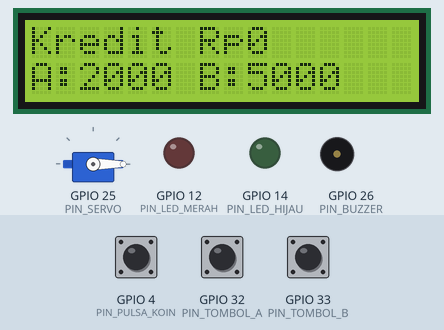
This sketch was run on a simulated ESP32. Parts: 16×2 character LCD, servo, output pins drawn as LEDs (lit = HIGH), buzzer (waves = sounding, pin HIGH). The inputs (shaded band) are chosen by the test bench; at power-on: GPIO 32 (PIN_TOMBOL_A) HIGH, GPIO 33 (PIN_TOMBOL_B) HIGH, GPIO 4 (PIN_PULSA_KOIN) HIGH. What the sketch prints to the serial monitor is not drawn.

Above: at 1.2 s.
1.3 s: GPIO 32 (PIN_TOMBOL_A) pulled LOW for 0.15 s
At 1.51 s:
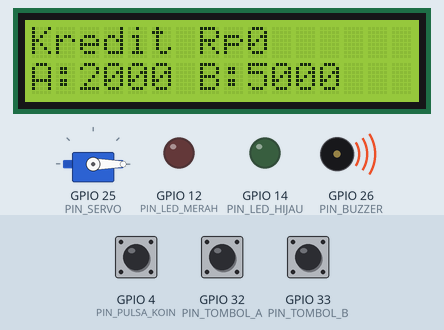
2.0 s: GPIO 33 (PIN_TOMBOL_B) pulled LOW for 0.15 s
At 2.21 s:
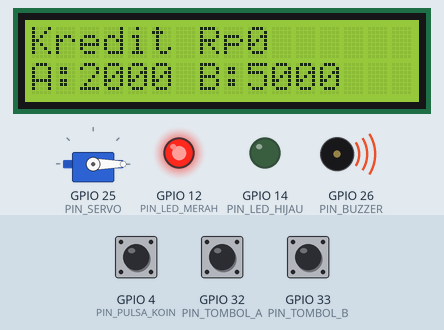
2.7 s: GPIO 4 (PIN_PULSA_KOIN) pulled LOW for 0.15 s
At 4.1 s:
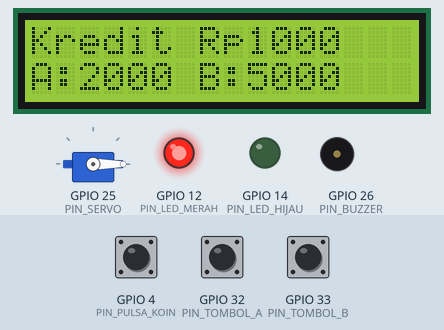
5.8 s: GPIO 4 (PIN_PULSA_KOIN) pulled LOW for 1 s
At 6.5 s:
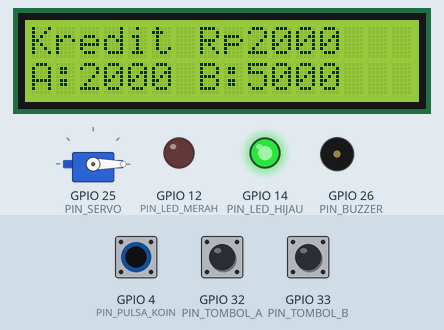
8.3 s: GPIO 32 (PIN_TOMBOL_A) pulled LOW for 1 s
At 9.38 s:
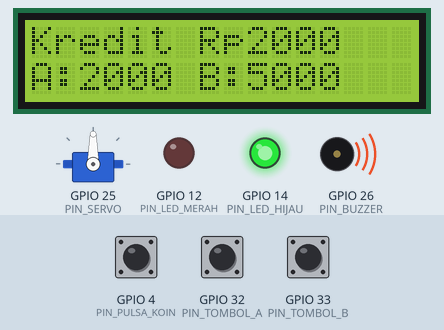
10.9 s: GPIO 32 (PIN_TOMBOL_A) pulled LOW for 3.2 s
At 15.5 s:
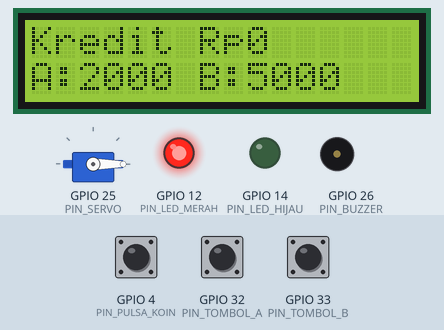
Timing chart, 0 to 17.9 s (numbered marks = the images above; inputs shaded):
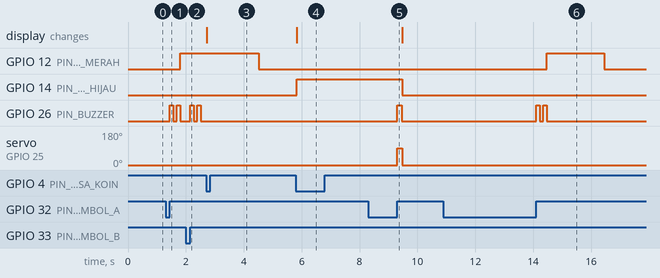

Measured:
- after the input at 1.3 s, GPIO 12 (PIN_LED_MERAH): LOW → HIGH after 0.51 s; GPIO 26 (PIN_BUZZER): alternates HIGH for 0.12 s and LOW for 0.12 s, starting after 0.15 s
- after the input at 2.0 s, GPIO 26 (PIN_BUZZER): alternates HIGH for 0.12 s and LOW for 0.12 s, starting after 0.15 s
- after the input at 2.7 s, the display: changes at once (image 3)
- after the input at 5.8 s, GPIO 14 (PIN_LED_HIJAU): LOW → HIGH at once; the display: changes at once (image 4)
- after the input at 8.3 s, GPIO 14 (PIN_LED_HIJAU): HIGH → LOW after 1.2 s; GPIO 26 (PIN_BUZZER): LOW → HIGH after 1.0 s, → LOW 0.15 s later; servo on GPIO 25 (PIN_SERVO): 0° → 90° after 1.0 s, → 0° 0.18 s later
- after the input at 10.9 s, GPIO 12 (PIN_LED_MERAH): LOW → HIGH after 3.6 s, → LOW 2.0 s later; GPIO 26 (PIN_BUZZER): alternates HIGH for 0.12 s and LOW for 0.12 s, 4 changes in all, then stays LOW, starting after 3.2 s

The sketch:

VendingMachineMiniServo.ino
```cpp
// VendingMachineMiniServo.ino — Vending machine mini berbasis ESP32.
//
// Cara kerja:
//   1. Masukkan koin ke penerima koin (coin acceptor). Setiap pulsa yang
//      dikirim penerima koin dihitung lewat interupsi dan menambah kredit
//      sebesar NILAI_PER_PULSA.
//   2. LCD menampilkan kredit saat ini dan harga kedua produk.
//   3. Tekan tombol A (Rp2000) atau tombol B (Rp5000). Bila kredit cukup,
//      servo SG90 memutar pintu keluar selama WAKTU_PENGELUARAN_MS,
//      camilan jatuh, kredit berkurang, buzzer berbunyi sekali.
//      Bila kredit kurang, buzzer berbunyi dua kali dan LED merah menyala.
//   4. LED hijau menyala bila kredit cukup untuk produk termurah.
//
// Pinout (HARUS sama dengan skema di schematic.png):
//   GPIO4  <- pulsa penerima koin (interupsi, aktif LOW, 1 pulsa = Rp1000)
//   GPIO32 <- tombol produk A (Rp2000, INPUT_PULLUP, aktif LOW)
//   GPIO33 <- tombol produk B (Rp5000, INPUT_PULLUP, aktif LOW)
//   GPIO25 -> servo SG90 (PWM 50 Hz, 0-180 derajat)
//   GPIO21 -> LCD I2C SDA, GPIO22 -> LCD I2C SCL (alamat 0x27)
//   GPIO26 -> buzzer aktif HIGH
//   GPIO14 -> LED hijau (kredit cukup) lewat resistor 220 ohm ke GND
//   GPIO12 -> LED merah (kredit kurang) lewat resistor 220 ohm ke GND
//
// Library yang dibutuhkan (lihat folder libraries/ di repo):
//   - LiquidCrystal_I2C 1.1.2
//   - ESP32Servo 3.2.1
//
// Catu daya: ESP32 + LCD + servo dari USB 5V. Servo SG90 menarik arus
// sampai ~500 mA saat memutar — JANGAN catu servo dari pin 3V3 ESP32,
// pakai rel 5V (VIN) dan GND yang sama.

#include <Wire.h>
#include <LiquidCrystal_I2C.h>
#include <ESP32Servo.h>

// -------------------- pin --------------------
const uint8_t PIN_PULSA_KOIN   = 4;   // interupsi, aktif LOW
const uint8_t PIN_TOMBOL_A     = 32;  // produk A, INPUT_PULLUP
const uint8_t PIN_TOMBOL_B     = 33;  // produk B, INPUT_PULLUP
const uint8_t PIN_SERVO        = 25;
const uint8_t PIN_BUZZER       = 26;
const uint8_t PIN_LED_HIJAU    = 14;
const uint8_t PIN_LED_MERAH    = 12;
const uint8_t PIN_SDA_LCD      = 21;
const uint8_t PIN_SCL_LCD      = 22;

// -------------------- konfigurasi --------------------
const unsigned long NILAI_PER_PULSA_RP   = 1000;  // 1 pulsa koin = Rp1000
const unsigned long HARGA_PRODUK_A_RP    = 2000;  // produk A
const unsigned long HARGA_PRODUK_B_RP    = 5000;  // produk B
const unsigned long DEBOUNCE_PULSA_MS    = 30;    // anti pantulan pulsa koin
const unsigned long DEBOUNCE_TOMBOL_MS   = 50;    // anti pantulan tombol
const unsigned long WAKTU_PENGELUARAN_MS = 1500;  // servo menahan pintu terbuka
const uint8_t       ALAMAT_LCD           = 0x27;
const uint8_t       KOLOM_LCD            = 16;
const uint8_t       BARIS_LCD            = 2;
const int           SUDUT_SERVO_TUTUP    = 0;     // pintu tertutup
const int           SUDUT_SERVO_BUKA     = 90;    // pintu terbuka
const unsigned long WAKTU_LED_MERAH_MS   = 2000;  // LED merah menyala 2 detik

// -------------------- objek --------------------
LiquidCrystal_I2C lcd(ALAMAT_LCD, KOLOM_LCD, BARIS_LCD);
Servo servoPintu;

// -------------------- state --------------------
// Dihitung di ISR — wajib volatile.
volatile unsigned long jumlahPulsa = 0;
volatile unsigned long waktuPulsaTerakhirMs = 0;

unsigned long kreditRp = 0;
unsigned long waktuLedMerahMatiMs = 0;
bool sedangMengeluarkan = false;
unsigned long waktuMulaiKeluarkanMs = 0;

// Debounce tombol (non-blocking, per tombol).
struct Tombol {
  uint8_t pin;
  bool keadaanTerakhir;
  unsigned long waktuPerubahanTerakhirMs;
};

Tombol tombolA = {PIN_TOMBOL_A, HIGH, 0};
Tombol tombolB = {PIN_TOMBOL_B, HIGH, 0};

// -------------------- interupsi pulsa koin --------------------
void IRAM_ATTR saatPulsaKoin() {
  unsigned long sekarang = millis();
  if (sekarang - waktuPulsaTerakhirMs >= DEBOUNCE_PULSA_MS) {
    jumlahPulsa++;
    waktuPulsaTerakhirMs = sekarang;
  }
}

// -------------------- buzzer --------------------
void bunyiBuzzer(unsigned int durasiMs) {
  digitalWrite(PIN_BUZZER, HIGH);
  delay(durasiMs);
  digitalWrite(PIN_BUZZER, LOW);
}

void bunyiSukses() {
  bunyiBuzzer(150);
}

void bunyiGagal() {
  bunyiBuzzer(120);
  delay(120);
  bunyiBuzzer(120);
}

// -------------------- LCD --------------------
void tampilkanLcd() {
  lcd.clear();
  lcd.setCursor(0, 0);
  lcd.print("Kredit Rp");
  lcd.print(kreditRp);
  lcd.setCursor(0, 1);
  lcd.print("A:2000 B:5000");
}

// -------------------- pengeluaran produk --------------------
void mulaiKeluarkanProduk(unsigned long hargaRp) {
  kreditRp -= hargaRp;
  sedangMengeluarkan = true;
  waktuMulaiKeluarkanMs = millis();
  servoPintu.write(SUDUT_SERVO_BUKA);
  bunyiSukses();
  tampilkanLcd();
}

void cobaBeli(unsigned long hargaRp) {
  if (sedangMengeluarkan) {
    return;  // servo masih bekerja, abaikan tombol
  }
  if (kreditRp >= hargaRp) {
    mulaiKeluarkanProduk(hargaRp);
  } else {
    // Kredit kurang: bunyi dua kali + LED merah 2 detik.
    bunyiGagal();
    digitalWrite(PIN_LED_MERAH, HIGH);
    waktuLedMerahMatiMs = millis() + WAKTU_LED_MERAH_MS;
  }
}

// -------------------- tombol --------------------
// Mengembalikan true tepat sekali saat tombol ditekan (transisi HIGH->LOW).
bool tombolDitekan(Tombol &tombol) {
  bool keadaan = digitalRead(tombol.pin);
  unsigned long sekarang = millis();
  if (keadaan != tombol.keadaanTerakhir) {
    tombol.waktuPerubahanTerakhirMs = sekarang;
    tombol.keadaanTerakhir = keadaan;
  }
  if (sekarang - tombol.waktuPerubahanTerakhirMs >= DEBOUNCE_TOMBOL_MS
      && keadaan == LOW) {
    // Tunggu tombol dilepas supaya satu tekanan = satu pembelian.
    while (digitalRead(tombol.pin) == LOW) {
      delay(10);
    }
    return true;
  }
  return false;
}

// -------------------- setup / loop --------------------
void setup() {
  Serial.begin(115200);

  pinMode(PIN_PULSA_KOIN, INPUT_PULLUP);
  pinMode(PIN_TOMBOL_A, INPUT_PULLUP);
  pinMode(PIN_TOMBOL_B, INPUT_PULLUP);
  pinMode(PIN_BUZZER, OUTPUT);
  pinMode(PIN_LED_HIJAU, OUTPUT);
  pinMode(PIN_LED_MERAH, OUTPUT);
  digitalWrite(PIN_BUZZER, LOW);
  digitalWrite(PIN_LED_HIJAU, LOW);
  digitalWrite(PIN_LED_MERAH, LOW);

  attachInterrupt(digitalPinToInterrupt(PIN_PULSA_KOIN),
                  saatPulsaKoin, FALLING);

  Wire.begin(PIN_SDA_LCD, PIN_SCL_LCD);
  lcd.init();
  lcd.backlight();
  tampilkanLcd();

  servoPintu.attach(PIN_SERVO);
  servoPintu.write(SUDUT_SERVO_TUTUP);

  Serial.println("Vending machine mini siap. Masukkan koin.");
}

void loop() {
  unsigned long sekarang = millis();

  // 1. Pulsa koin baru -> tambah kredit.
  static unsigned long pulsaTerproses = 0;
  if (jumlahPulsa != pulsaTerproses) {
    unsigned long pulsaBaru = jumlahPulsa - pulsaTerproses;
    pulsaTerproses = jumlahPulsa;
    kreditRp += pulsaBaru * NILAI_PER_PULSA_RP;
    Serial.print("Koin masuk, kredit Rp");
    Serial.println(kreditRp);
    tampilkanLcd();
  }

  // 2. Tombol produk.
  if (tombolDitekan(tombolA)) {
    cobaBeli(HARGA_PRODUK_A_RP);
  }
  if (tombolDitekan(tombolB)) {
    cobaBeli(HARGA_PRODUK_B_RP);
  }

  // 3. Tutup pintu servo setelah waktu pengeluaran habis.
  if (sedangMengeluarkan
      && sekarang - waktuMulaiKeluarkanMs >= WAKTU_PENGELUARAN_MS) {
    servoPintu.write(SUDUT_SERVO_TUTUP);
    sedangMengeluarkan = false;
    Serial.println("Produk keluar. Pintu tertutup.");
  }

  // 4. LED hijau = kredit cukup untuk produk termurah.
  digitalWrite(PIN_LED_HIJAU,
               (kreditRp >= HARGA_PRODUK_A_RP && !sedangMengeluarkan)
                   ? HIGH : LOW);

  // 5. Matikan LED merah setelah waktunya habis.
  if (waktuLedMerahMatiMs != 0 && sekarang >= waktuLedMerahMatiMs) {
    digitalWrite(PIN_LED_MERAH, LOW);
    waktuLedMerahMatiMs = 0;
  }

  // 6. LCD hanya diperbarui saat ada perubahan (koin masuk / pembelian)
  // supaya tidak berkedip karena clear() berulang.
}
```
